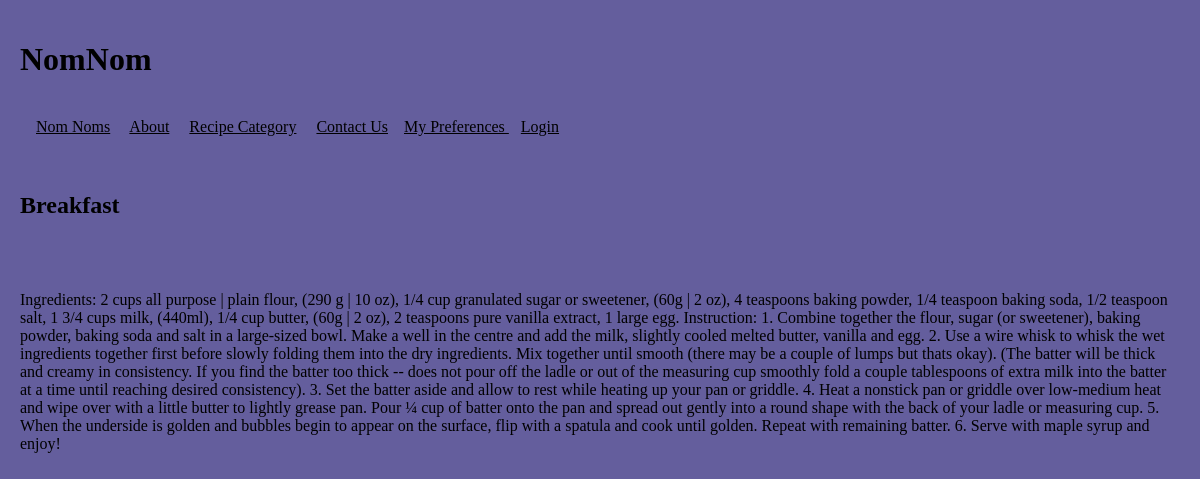
Page /front-end/Index.php?PageId=12 on the committed database.
### tables this page shows
create table if not exists pages(
 id int not null AUTO_INCREMENT PRIMARY KEY,
 Title varchar(25) Not null,
  
 Header1 varchar(25),
 Text1 longtext,
 ParentPage int DEFAULT 0,
 isActive int,
 Creator int,
 RequireApproval int DEFAULT 1
);

### back-end/dbConnector.php (called while the page is built, shortened)
<?php
function MyPagesGet($dbConn, $Parent=0) {
    $query = "SELECT id, Title, Header1, Text1 FROM Pages where isActive = 1 and ParentPage = " . $Parent . ";";
    return @mysqli_query($dbConn, $query);
}
function PageContentGet($dbConn, $Id) {
    $query = "SELECT id, Title, Header1, Text1 FROM Pages where isActive = 1 and id = " . $Id;
    $return = @mysqli_query($dbConn, $query);
return $return;
}
?>

### front-end/index.php (called while the page is built, shortened)
<?php
include_once "MyHeader.php";
?>
<?php
$PageId = "1";
if (array_key_exists("PageId", $_GET) == true) {
    $PageId = $_GET["PageId"];
}
?>
<?php
$PageData = PageContentGet($myDbConn, $PageId);
PageDisplay($PageData);
?>
<?php
include_once "MyFooter.php";
?>

### Helper.php (the view, shortened to what this page needs)
<?php
include_once "back-end/dbConnector.php";
?>
<?php
function MenuDisplay($dataset)
{
    $myDbConn = ConnGet();
    if ($dataset) {
        while ($row = mysqli_fetch_array($dataset)) {
            echo ' &nbsp; &nbsp; <a href="Index.php?PageId=' . $row['id'] . '" >' . $row['Title'] . '</a>';
        }
    }
    else {
        echo "No menu items<br />";
        echo mysqli_error($myDbConn);
    }
}
function PageDisplay($PageData)
{
    if ($PageData) {
        $row = mysqli_fetch_array($PageData);
        echo ' &nbsp; &nbsp; <h2> ' . $row['Header1'] . ' </h2> <br />';
        echo ' &nbsp; &nbsp; <p> ' . $row['Text1'] . '</p> <br />';
    }
    else {
        echo "No Page data to display <br />";
    }
}
?>

### myStyle1.css (style rules this page uses)
a { color: #000000; }

### rows in the picture
pages: Title "Nom Noms"
pages: Title "About"
pages: Title "Recipe Category"
pages: Title "Contact Us"
pages: Header1 "Breakfast", Text1 "Ingredients: 2 cups all purpose | plain flour, (290 g | 10 oz), 1/4 cup granulated sugar or sweetener, (60g | 2 oz), 4 teaspoons baking powder, 1/4 teaspoon baking soda, 1/2 teaspoon salt, 1 3/4 cups milk, (440ml), 1/4 cup butter, (60g | 2 oz), 2 teaspoons pure vanilla extract, 1 large egg. Instruction: 1. Combine together the flour, sugar (or sweetener), baking powder, baking soda and salt in a large-sized bowl. Make a well in the centre and add the milk, slightly cooled melted butter, vanilla and egg. 2. Use a wire whisk to whisk the wet ingredients together first before slowly folding them into the dry ingredients. Mix together until smooth (there may be a couple of lumps but thats…"

### other values in the picture
$MyHeader "NomNom"
